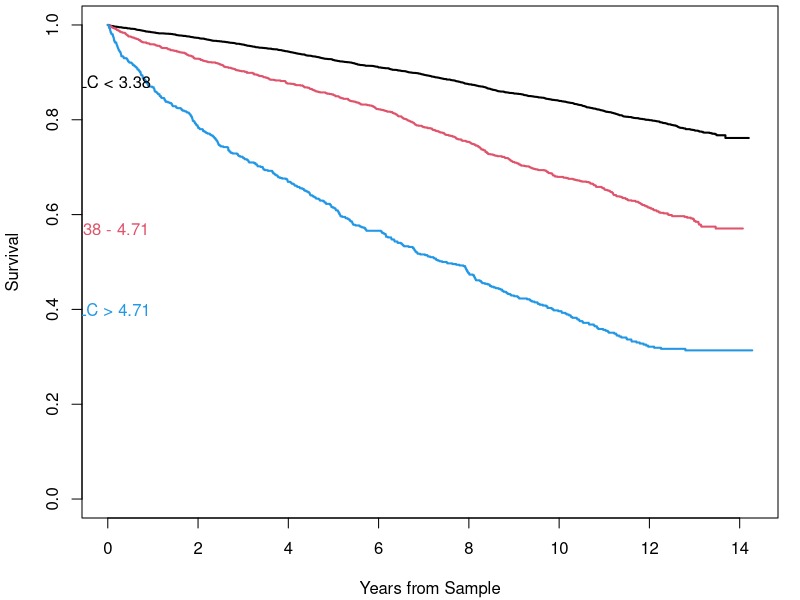
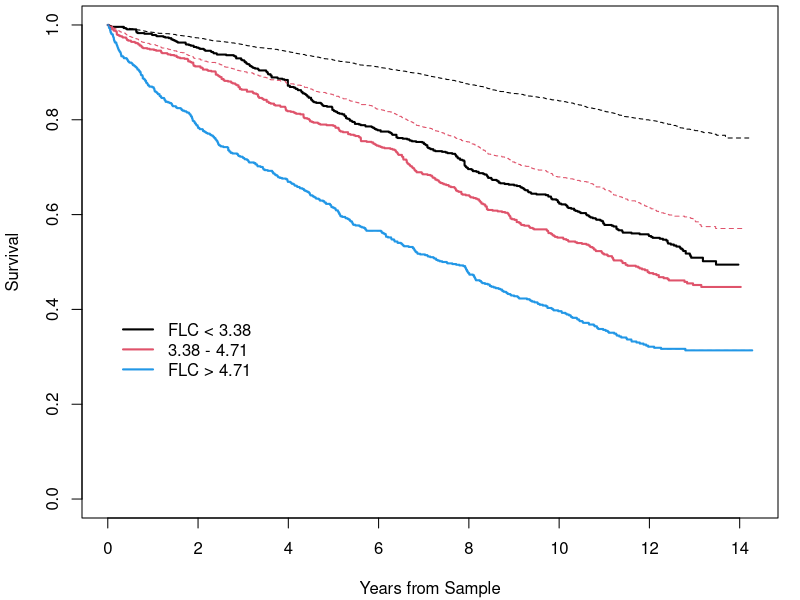
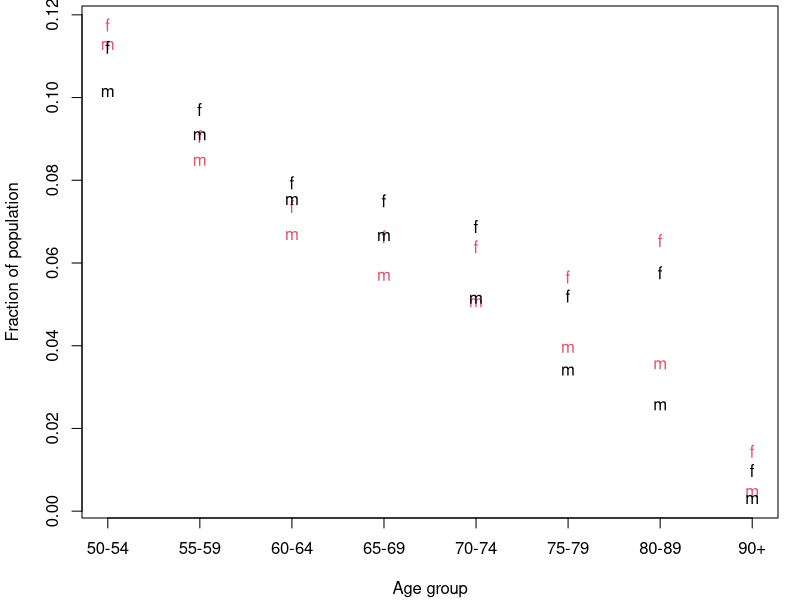
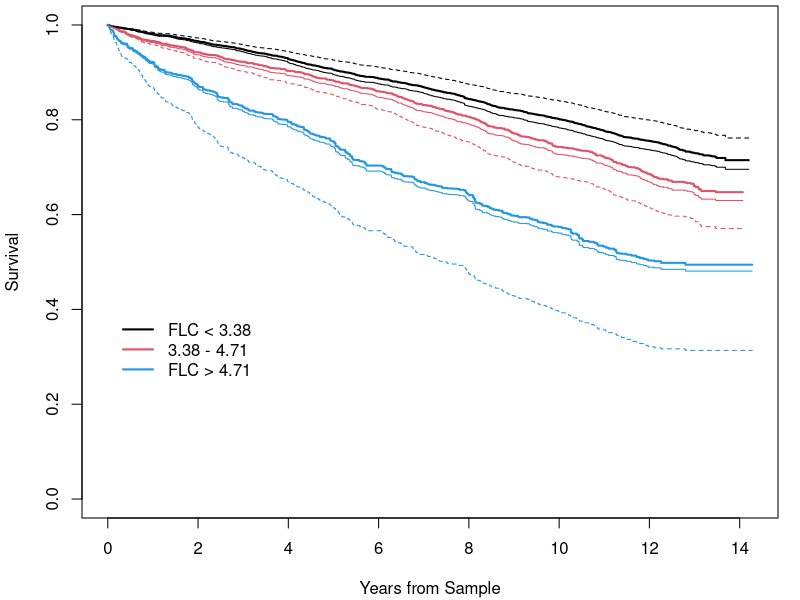
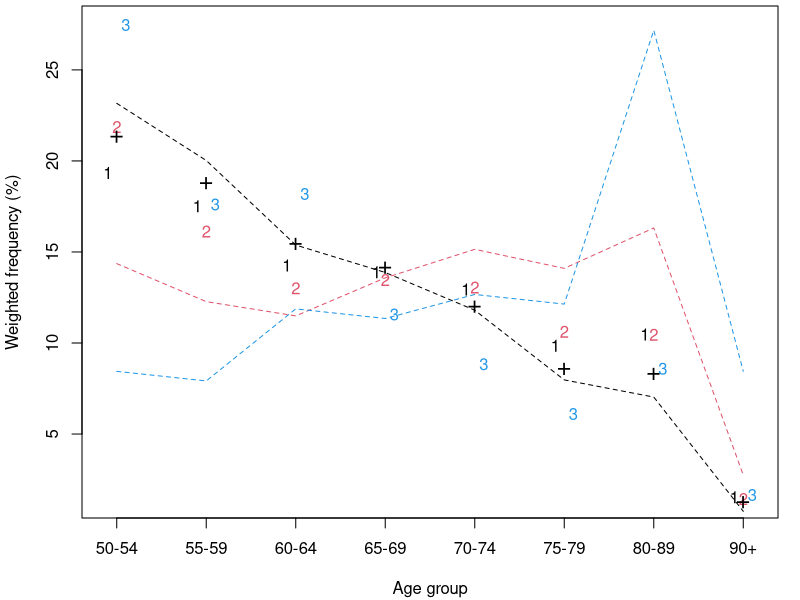
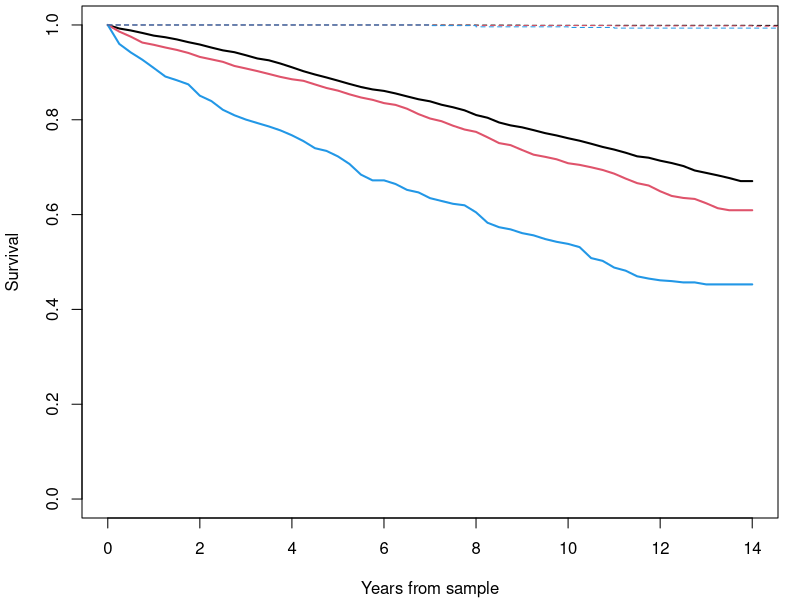
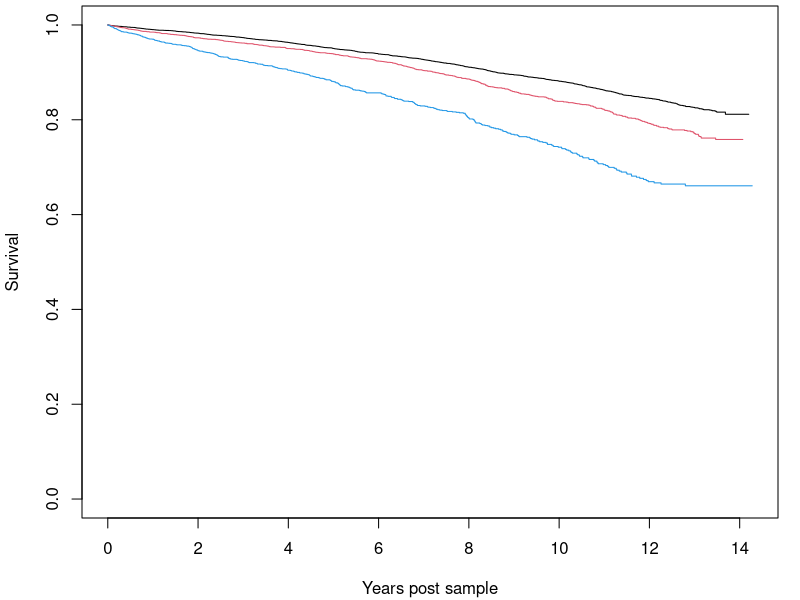
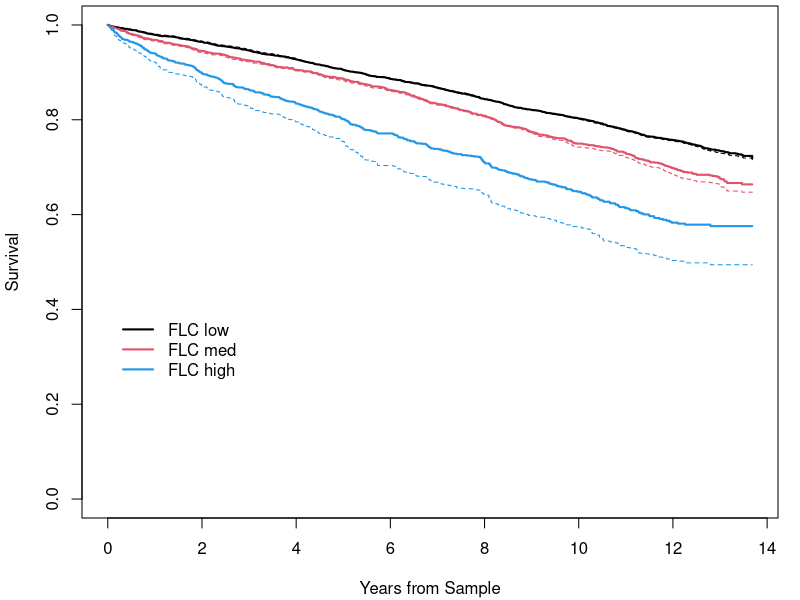

Recreate these plots in R, in order. (Note: this script raises an error after producing the figures.)
### R code from vignette source 'adjcurve.Rnw'

###################################################
### code chunk number 1: init
###################################################
options(continue="  ", width=60)
options(SweaveHooks=list(fig=function() par(mar=c(4.1, 4.1, .3, 1.1))))
pdf.options(pointsize=8) #text in graph about the same as regular text
require(survival, quietly=TRUE)
fdata <- flchain[flchain$futime > 7,]
fdata$age2 <- cut(fdata$age, c(0,54, 59,64, 69,74,79, 89, 110),
                  labels = c(paste(c(50,55,60,65,70,75,80),
                                 c(54,59,64,69,74,79,89), sep='-'), "90+"))


###################################################
### code chunk number 2: adjcurve.Rnw:181-195
###################################################
group3 <- factor(1+ 1*(fdata$flc.grp >7) + 1*(fdata$flc.grp >9),
                      levels=1:3, 
                      labels=c("FLC < 3.38", "3.38 - 4.71", "FLC > 4.71"))
age1 <- cut(fdata$age, c(49,59,69,79, 110))
levels(age1) <- c(paste(c(50,60,70), c(59,69,79), sep='-'), '80+')
temp1 <- table(group3, age1)
temp2 <- round(100* temp1/rowSums(temp1))
pfun <- function(x,y) {
    paste(ifelse(x<1000, "\\phantom{0}", ""), x, " (", 
          ifelse(y<10,   "\\phantom{0}", ""), y,  ") ", sep="")
}
cat(paste(c("FLC $<$ 3.38", pfun(temp1[1,], temp2[1,])), collapse=" & "), "\\\\\n")
cat(paste(c("FLC 3.38--4.71", pfun(temp1[2,], temp2[2,])), collapse=" & "), "\\\\\n")
cat(paste(c("FLC $>$ 4.71", pfun(temp1[3,], temp2[3,])), collapse=" & "), "\n")


###################################################
### code chunk number 3: flc1
###################################################
getOption("SweaveHooks")[["fig"]]()
fdata <- flchain[flchain$futime >=7,]
fdata$age2 <- cut(fdata$age, c(0,54, 59,64, 69,74,79, 89, 110),
                  labels = c(paste(c(50,55,60,65,70,75,80),
                                 c(54,59,64,69,74,79,89), sep='-'), "90+"))
fdata$group <- factor(1+ 1*(fdata$flc.grp >7) + 1*(fdata$flc.grp >9),
                      levels=1:3, 
                      labels=c("FLC < 3.38", "3.38 - 4.71", "FLC > 4.71"))
		      
sfit1 <- survfit(Surv(futime, death) ~ group, fdata)
plot(sfit1, mark.time=F, col=c(1,2,4), lty=1, lwd=2,
     xscale=365.25, xlab="Years from Sample", 
     ylab="Survival")
text(c(11.1, 10.5, 7.5), c(.88, .57, .4),
     c("FLC < 3.38", "3.38 - 4.71", "FLC > 4.71"), col=c(1,2,4))     


###################################################
### code chunk number 4: adjcurve.Rnw:271-276
###################################################

tab1 <- with(fdata, table(group, age2, sex))
cat("Low&", paste(tab1[1,,1], collapse=" &"), "\\\\\n")
cat("Med&", paste(tab1[2,,1], collapse=" &"), "\\\\\n")
cat("High&", paste(tab1[3,,1], collapse=" &"), "\\\\\n")


###################################################
### code chunk number 5: adjcurve.Rnw:281-284
###################################################
cat("Low&", paste(tab1[1,,2], collapse=" &"), "\\\\\n")
cat("Med&", paste(tab1[2,,2], collapse=" &"), "\\\\\n")
cat("High&", paste(tab1[3,,2], collapse=" &"), "\n")


###################################################
### code chunk number 6: flc2
###################################################
getOption("SweaveHooks")[["fig"]]()
temp <- with(fdata, table(group, age2, sex))
dd <- dim(temp)

# Select subjects
set.seed(1978)
select <- array(vector('list', length=prod(dd)), dim=dd)
for (j in 1:dd[2]) {
    for (k in 1:dd[3]) {
        n <- temp[3,j,k] # how many to select
        for (i in 1:2) {
            indx <- which(as.numeric(fdata$group)==i &
                          as.numeric(fdata$age2) ==j &
                          as.numeric(fdata$sex) ==k)
            select[i,j,k] <- list(sample(indx, n, replace=(n> temp[i,j,k])))
        }
        indx <- which(as.numeric(fdata$group)==3 &
                      as.numeric(fdata$age2) ==j &
                      as.numeric(fdata$sex) ==k)
        select[3,j,k] <- list(indx)  #keep all the group 3 = high
    }
}

data2 <- fdata[unlist(select),]
sfit2 <- survfit(Surv(futime, death) ~ group, data2)
plot(sfit2, mark.time=F, col=c(1,2,4), lty=1, lwd=2,
     xscale=365.25, xlab="Years from Sample", 
     ylab="Survival")
lines(sfit1,  mark.time=F, col=c(1,2,4), lty=2, lwd=1,
      xscale=365.25)
legend(2,.4, levels(fdata$group), lty=1, col=c(1,2,4),
               bty='n', lwd=2)


###################################################
### code chunk number 7: adjcurve.Rnw:390-396
###################################################
# I can't seem to put this all into an Sexpr
z1 <- with(fdata,table(age, sex, group))
z2<- apply(z1, 1:2, min)
ztemp <-  3*sum(z2)
z1b <- with(fdata, table(age>64, sex, group))
ztemp2 <- sum(apply(z1b, 1:2, min))


###################################################
### code chunk number 8: adjcurve.Rnw:414-415
###################################################
survdiff(Surv(futime, death) ~ group, data=data2)


###################################################
### code chunk number 9: adjcurve.Rnw:443-449
###################################################
refpop <- uspop2[as.character(50:100),c("female", "male"), "2000"]
pi.us  <- refpop/sum(refpop)
age100 <- factor(ifelse(fdata$age >100, 100, fdata$age), levels=50:100)
tab100 <- with(fdata, table(age100, sex, group))/ nrow(fdata)
us.wt  <- rep(pi.us, 3)/ tab100  #new weights by age,sex, group
range(us.wt)


###################################################
### code chunk number 10: adjcurve.Rnw:460-469
###################################################
temp <- as.numeric(cut(50:100, c(49, 54, 59, 64, 69, 74, 79, 89, 110)+.5))
pi.us<- tapply(refpop, list(temp[row(refpop)], col(refpop)), sum)/sum(refpop)
tab2 <- with(fdata, table(age2, sex, group))/ nrow(fdata)
us.wt <- rep(pi.us, 3)/ tab2
range(us.wt)
index <- with(fdata, cbind(as.numeric(age2), as.numeric(sex), 
                           as.numeric(group)))
fdata$uswt <- us.wt[index]                      
sfit3a <-survfit(Surv(futime, death) ~ group, data=fdata, weight=uswt) 


###################################################
### code chunk number 11: flc3a
###################################################
getOption("SweaveHooks")[["fig"]]()
tab1 <- with(fdata, table(age2, sex))/ nrow(fdata)
matplot(1:8, cbind(pi.us, tab1), pch="fmfm", col=c(2,2,1,1),
        xlab="Age group", ylab="Fraction of population",
        xaxt='n')
axis(1, 1:8, levels(fdata$age2))

tab2 <- with(fdata, table(age2, sex, group))/nrow(fdata)
tab3 <- with(fdata, table(group)) / nrow(fdata)

rwt <- rep(tab1,3)/tab2 
fdata$rwt <- rwt[index]  # add per subject weights to the data set
sfit3 <- survfit(Surv(futime, death) ~ group, data=fdata, weight=rwt)

temp <- rwt[,1,]   #show female data
temp <- temp %*% diag(1/apply(temp,2,min))
round(temp, 1) #show female data


###################################################
### code chunk number 12: flc3
###################################################
getOption("SweaveHooks")[["fig"]]()
plot(sfit3, mark.time=F, col=c(1,2,4), lty=1, lwd=2,
     xscale=365.25, xlab="Years from Sample", 
     ylab="Survival")
lines(sfit3a,  mark.time=F, col=c(1,2,4), lty=1, lwd=1,
      xscale=365.25)
lines(sfit1,  mark.time=F, col=c(1,2,4), lty=2, lwd=1,
      xscale=365.25)
legend(2,.4, levels(fdata$group), lty=1, col=c(1,2,4),
               bty='n', lwd=2)


###################################################
### code chunk number 13: adjcurve.Rnw:553-562
###################################################
id <- 1:nrow(fdata)
cfit <- coxph(Surv(futime, death) ~ group + cluster(id), data=fdata, 
              weight=rwt)
summary(cfit)$robscore

if (exists("svykm")) { #true if the survey package is loaded
    sdes <- svydesign(id = ~0, weights=~rwt, data=fdata)
    dfit <- svykm(Surv(futime, death) ~ group, design=sdes, se=TRUE)
}


###################################################
### code chunk number 14: ipw
###################################################
options(na.action="na.exclude")
gg <- as.numeric(fdata$group)
lfit1 <- glm(I(gg==1) ~ factor(age2) * sex, data=fdata,
            family="binomial")
lfit2 <- glm(I(gg==2) ~ factor(age2) * sex, data=fdata,
            family="binomial")
lfit3 <- glm(I(gg==3) ~ factor(age2) * sex, data=fdata,
            family="binomial")
temp <- ifelse(gg==1, predict(lfit1, type='response'),
               ifelse(gg==2, predict(lfit2, type='response'),
                      predict(lfit3, type='response')))
all.equal(1/temp, fdata$rwt)


###################################################
### code chunk number 15: flc4
###################################################
getOption("SweaveHooks")[["fig"]]()
lfit1b <-glm(I(gg==1) ~ age + sex, data=fdata,
            family="binomial")
lfit2b <- glm(I(gg==2) ~ age +sex, data=fdata,
            family="binomial")
lfit3b <- glm(I(gg==3) ~ age + sex, data=fdata,
            family="binomial")

# weights for each group using simple logistic
twt <- ifelse(gg==1, 1/predict(lfit1b, type="response"),
              ifelse(gg==2, 1/predict(lfit2b, type="response"),
                                     1/predict(lfit3b, type="response")))
tdata <- data.frame(fdata, lwt=twt)

#grouped plot for the females
temp <- tdata[tdata$sex=='F',]
temp$gg <- as.numeric(temp$group)
c1 <- with(temp[temp$gg==1,], tapply(lwt, age2, sum))
c2 <- with(temp[temp$gg==2,], tapply(lwt, age2, sum))
c3 <- with(temp[temp$gg==3,], tapply(lwt, age2, sum))

xtemp <- outer(1:8, c(-.1, 0, .1), "+") #avoid overplotting
ytemp <- 100* cbind(c1/sum(c1), c2/sum(c2), c3/sum(c3))

matplot(xtemp, ytemp, col=c(1,2,4),
        xlab="Age group", ylab="Weighted frequency (%)", xaxt='n')
ztab <- table(fdata$age2)
points(1:8, 100*ztab/sum(ztab), pch='+', cex=1.5, lty=2)
# Add the unadjusted
temp <- tab2[,1,]
temp <- scale(temp, center=F, scale=colSums(temp))
matlines(1:8, 100*temp, pch='o', col=c(1,2,4), lty=2)
axis(1, 1:8, levels(fdata$age2))


###################################################
### code chunk number 16: adjcurve.Rnw:694-704
###################################################
# compute new weights
wtscale <- table(fdata$group)/ tapply(fdata$rwt, fdata$group, sum)
wt2 <- c(fdata$rwt * wtscale[fdata$group])
c("rescaled cv"= sd(wt2)/mean(wt2), "rwt cv"=sd(fdata$rwt)/mean(fdata$rwt))

cfit2a <- coxph(Surv(futime, death) ~ group + cluster(id),
                data=fdata, weight= rwt)
cfit2b <- coxph(Surv(futime, death) ~ group + cluster(id),
                data=fdata, weight=wt2) 
round(c(cfit2a$rscore, cfit2b$rscore),1)


###################################################
### code chunk number 17: strata
###################################################
allfit <- survfit(Surv(futime/365.25, death) ~ group + 
                               age2 + sex, fdata)
temp <- summary(allfit)$table
temp[1:6, c(1,4)] #abbrev printout to fit page


###################################################
### code chunk number 18: flc5
###################################################
getOption("SweaveHooks")[["fig"]]()
xtime <- seq(0, 14, length=57)  #four points/year for 14 years
smat <- matrix(0, nrow=57, ncol=3) # survival curves
serr <- smat  #matrix of standard errors
pi <- with(fdata, table(age2, sex))/nrow(fdata)  #overall dist
for (i in 1:3) {
    temp <- allfit[1:16 + (i-1)*16] #curves for group i
    for (j in 1:16) {
        stemp <- summary(temp[j], times=xtime, extend=T)
        smat[,i] <- smat[,i] + pi[j]*stemp$surv
        serr[,i] <- serr[,i] + pi[i]*stemp$std.err^2
        }
    }
serr <- sqrt(serr)

matplot(xtime, smat, type='l', lwd=2, col=c(1,2,4), ylim=c(0,1),
        lty=1, xlab="Years from sample", ylab="Survival")
lines(sfit1, mark.time=F, lty=2, col=c(1,2,4), xscale=365.25)


###################################################
### code chunk number 19: adjcurve.Rnw:829-830
###################################################
survdiff(Surv(futime, death) ~ group + strata(age2, sex), fdata)


###################################################
### code chunk number 20: flc8
###################################################
getOption("SweaveHooks")[["fig"]]()
cfit4a <- coxph(Surv(futime, death) ~ age + sex + strata(group),
               data=fdata)
surv4a <- survfit(cfit4a)
plot(surv4a, col=c(1,2,4), mark.time=F, xscale=365.25,
     xlab="Years post sample", ylab="Survival")


###################################################
### code chunk number 21: flc6
###################################################
getOption("SweaveHooks")[["fig"]]()
tab4a <- with(fdata, table(age, sex))
uage <- as.numeric(dimnames(tab4a)[[1]])
tdata <- data.frame(age = uage[row(tab4a)],
                    sex = c("F","M")[col(tab4a)],
                    count= c(tab4a))
tdata3 <- tdata[rep(1:nrow(tdata), 3),]  #three copies
tdata3$group <- factor(rep(1:3, each=nrow(tdata)), 
                       labels=levels(fdata$group))
sfit4a <- survexp(~group, data=tdata3, weight = count, 
                    ratetable=cfit4a) 

plot(sfit4a, mark.time=F, col=c(1,2,4), lty=1, lwd=2,
     xscale=365.25, xlab="Years from Sample", 
     ylab="Survival")
lines(sfit3,  mark.time=F, col=c(1,2,4), lty=2, lwd=1,
      xscale=365.25)
legend(2,.4, c("FLC low", "FLC med", "FLC high"), lty=1, col=c(1,2,4),
               bty='n', lwd=2)


###################################################
### code chunk number 22: adjcurve.Rnw:941-948
###################################################
tfit <- survfit(cfit4a, newdata=tdata, se.fit=FALSE)
curves <- vector('list', 3)
twt <- c(tab4a)/sum(tab4a)
for (i in 1:3) {
    temp <- tfit[i,]
    curves[[i]] <- list(time=temp$time, surv= c(temp$surv %*% twt))
    }


###################################################
### code chunk number 23: flc6b
###################################################
getOption("SweaveHooks")[["fig"]]()
par(mfrow=c(1,2))
cfit4b <- coxph(Surv(futime, death) ~ age*sex + strata(group),
                fdata)
sfit4b <- survexp(~group, data=tdata3, ratetable=cfit4b, weights=count)
plot(sfit4b, fun='event', xscale=365.25,
     xlab="Years from sample", ylab="Deaths")
lines(sfit3, mark.time=FALSE, fun='event', xscale=365.25, lty=2)
lines(sfit4a, fun='event', xscale=365.25, col=2)

temp <- median(fdata$sample.yr)                                
mrate <- survexp.mn[as.character(uage),, as.character(temp)]
crate <- predict(cfit4b, newdata=tdata, reference='sample', type='lp')
crate <- matrix(crate, ncol=2)[,2:1] # mrate has males then females, match it
# crate contains estimated log(hazards) relative to a baseline,
#  and mrate absolute hazards, make both relative to a 70 year old
for (i in 1:2) {
    mrate[,i] <- log(mrate[,i]/ mrate[21,2])
    crate[,i] <- crate[,i] - crate[21,2]
    }
matplot(mrate, crate, col=2:1, type='l')
abline(0, 1, lty=2, col=4)


###################################################
### code chunk number 24: adjcurve.Rnw:1019-1027
###################################################
getOption("SweaveHooks")[["fig"]]()
obs <- with(fdata, tapply(death, list(age2, sex, group), sum))
pred<- with(fdata, tapply(predict(cfit4b, type='expected'),
              list(age2, sex, group), sum))
excess <- matrix(obs/pred, nrow=8)  #collapse 3 way array to 2
dimnames(excess) <- list(dimnames(obs)[[1]], c("low F", "low M",
                                               "med F", "med M",
                                               "high F", "high M"))
round(excess, 1)


###################################################
### code chunk number 25: adjcurve.Rnw:1043-1055
###################################################
cfit5a <- coxph(Surv(futime, death) ~ group:age +sex + 
                strata(group), fdata) 
cfit5b <- coxph(Surv(futime, death) ~ group:(age +sex) + 
                strata(group), fdata)
cfit5c <- coxph(Surv(futime, death) ~ group:(age *sex) + 
                strata(group), fdata)

options(show.signif.stars=FALSE) # see footnote
anova(cfit4a, cfit5a, cfit5b, cfit5c)
temp <- coef(cfit5a)
names(temp) <- c("sex", "ageL", "ageM", "ageH")
round(temp,3)


###################################################
### code chunk number 26: flc7
###################################################
getOption("SweaveHooks")[["fig"]]()
pred5a <- with(fdata, tapply(predict(cfit5a, type='expected'),
              list(age2, sex, group), sum))
excess5a <- matrix(obs/pred5a, nrow=8,
                   dimnames=dimnames(excess))
round(excess5a, 1)

sfit5  <- survexp(~group,  data=tdata3, ratetable=cfit5a, weights=count)
plot(sfit3, fun='event', xscale=365.25, mark.time=FALSE, lty=2, col=c(1,2,4),
     xlab="Years from sample", ylab="Deaths")
lines(sfit5, fun='event', xscale=365.25, col=c(1,2,4))


###################################################
### code chunk number 27: flc8
###################################################
getOption("SweaveHooks")[["fig"]]()
# there is a spurious warning from the model below: R creates 3 unneeded
# columns in the X matrix
cfit6 <- coxph(Surv(futime, death) ~ group:age2 + sex + strata(group), fdata)

saspop <- with(fdata, expand.grid(age2= levels(age2), sex= levels(sex),
                                  group = levels(group)))

sfit6  <- survexp(~group,  data=saspop, ratetable=cfit6)
plot(sfit6, fun='event', xscale=365.25, mark.time=FALSE, lty=1, col=c(1,2,4),
     xlab="Years from sample", ylab="Deaths")
lines(sfit5, fun='event', xscale=365.25, lty=2, col=c(1,2,4))


